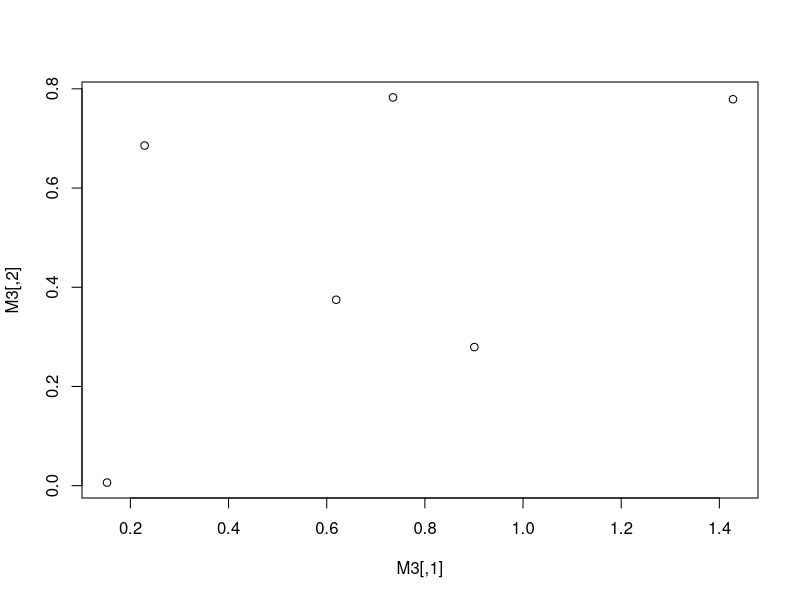

The R script that drew this image: (Note: this script raises an error after producing the figure.)
#Zad 5.1

M <- matrix(1:12, ncol=3, byrow=TRUE)
M
M[1][1]
M[1,1]

?cbind # łączy wektory i robi macierz
M[c(1,2),c(1,3)]
cbind(c(1,2),c(1,3)) # pierwsze - ktore wiesze, drugie - ktore kolumny
M
t(cbind(c(1,2),c(1,3))) # macierz transponowana
M[cbind(c(1,2),c(1,3))] # odwołuje do [1][1], [2][3]

t <- c(1,3,1,2,5,5)

onehotenc <- function(t){
  k <- max(t)
  n <- length(t)
  M <- matrix(0, nrow=n, ncol=k)
  M[cbind(1:n,t)] <- 1
}
onehotenc(5)

############ Zad 5.2
M2 <- matrix(1:20, ncol=4, byrow=TRUE)
M2

colSums(M2) # sumy
rowSums(M2)

# zakodowanie
softmax <- function(X){
  stopifnot(is.matrix(X), all( dim(X)>0 ))
  Y <- exp(X)
  return ( Y / rowSums(Y) ) 
}

M_s <- softmax(M2)

# odkodowanie
onehotdec <- function(X){
  Y <- softmax(X)
  apply(Y, 1, function(z){which.max(z)}) #kolumny w których wartości są najbardziej zbliżone do 1
} # jedynka oznacza że chodzimy po wierszach
# potem szukamy wartości maksymalnej

onehotdec(M2)
M_s
M2

# Zadanie 3.3
set.seed(123)
a <- sample(1:100)
range(a)

hyperr <- function(X){
  apply(X, 2, range) #zwraca najmniejsze i najwieksze wartosci
}

M3 <- abs( matrix(rnorm(24), nrow=6) )
hyperr(M3)
M3
plot(M3)

# Zadanie 3.4

odl <- function(X, y){
  Y <- matrix(y, byrow=TRUE, nrow=nrow(X), ncol=length(y))
  Y <- (X-Y)^2
  sqrt(rowSums(Y))
}

M4 <- M3
y <- runif(4)
odl(M4, y) 

# Zadanie 3.5 zmienne losowe

M5 <- cbind(c(0,0.01,0.1,0.2), c(0.01,0.05,0.03,0.1), c(0.1,0.03,0.05,0.01), c(0.2,0.1,0.01,0))
sum(M5) # = 1

niezaleznosc <- function(P){
  wiersze <- rowSums(P)
  kolumny <- colSums(P)
  all()
  return( all(abs(outer(r,c,"*")-P)<1e-9) )
}

x <- sort(runif(4))
y <- sort(runif(4))
niezaleznosc(M5)
